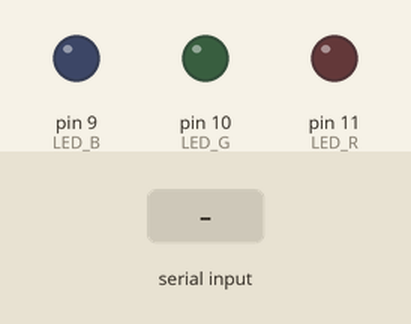
This sketch was run on a simulated Arduino Uno, built with avr-gcc and run on an emulated ATmega328P. Shown: output pins drawn as LEDs (lit = HIGH). Dashed ring = blinking. The test bench sets the inputs (shaded band). What the sketch prints to the serial monitor is not drawn.

Above: at 1.2 s.
1.3 s: "L1\n" received over Serial
At 1.7 s:
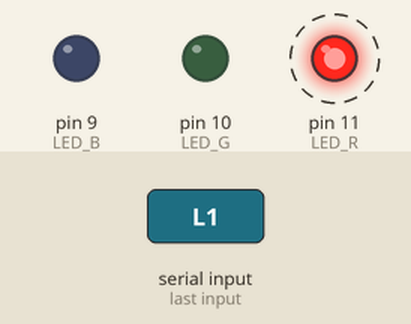
4.3 s: "L2\n" received over Serial
At 4.7 s:
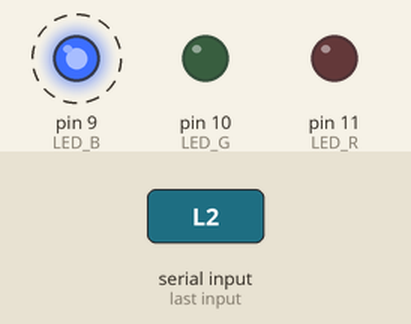
7.3 s: "L3\n" received over Serial
At 7.7 s:
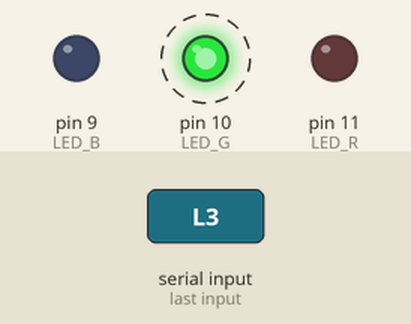
Timing chart, 0 to 11.3 s (numbered marks = the images above; inputs shaded):
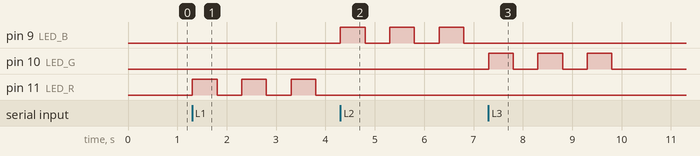

Measured:
- after the input at 1.3 s, pin 11 (LED_R): alternates HIGH for 0.50 s and LOW for 0.50 s, starting at once
- after the input at 4.3 s, pin 9 (LED_B): alternates HIGH for 0.50 s and LOW for 0.50 s, starting at once
- after the input at 7.3 s, pin 10 (LED_G): alternates HIGH for 0.50 s and LOW for 0.50 s, 6 changes in all, then stays LOW, starting at once

The sketch:

Serial1013_2_string.ino
```cpp
const int LED_R = 11;
const int LED_G = 10;
const int LED_B = 9;
String strData;


void setup()
{
  // 시리얼 통신 시작 및 보레이트 지정(9600)
  Serial.begin(9600);

  pinMode(LED_R, OUTPUT);
  pinMode(LED_G, OUTPUT);
  pinMode(LED_B, OUTPUT);
  Serial.setTimeout(100);  // 데이터 수신 대기시간 설정 -> 반응속도 올림
}


  // 헤드램프 1라인 : 빨강
  // 헤드램프 2라인 : 파랑
  // 헤드램프 3라인 : 초록
  // 라인 1 ~ 3 중 입력 -> LED에 표시
void loop()
{
  if (Serial.available())
  {
    strData = Serial.readStringUntil('\n');
    //  readStringntil  -> Serial Monitor 에서는 NL&CR 말고 LineEnding 없음을 쓸 것
    if (strData.equals("L1"))
    {
      Serial.println("1라인 가동");

      for (int i = 0; i < 3; i++)
      {
      setColor(255, 0, 0);
      delay(500);
      setColor(0, 0, 0);
      delay(500);
      }
    }
    else if (strData.equals("L2"))
    {
      Serial.println("2라인 가동");

      for (int i = 0; i < 3; i++)
      {
      setColor(0, 0, 255);
      delay(500);
      setColor(0, 0, 0);
      delay(500);
      }
    }
    else if (strData.equals("L3"))
    {
      Serial.println("3라인 가동");

      for (int i = 0; i < 3; i++)
      {
      setColor(0, 255, 0);
      delay(500);
      setColor(0, 0, 0);
      delay(500);
      }
    }
    else
    {
      Serial.println(strData);
    }
  }
}

void setColor(int red, int green, int blue)
{
  analogWrite(LED_R, red);
  analogWrite(LED_G, green);
  analogWrite(LED_B, blue);
}
```
